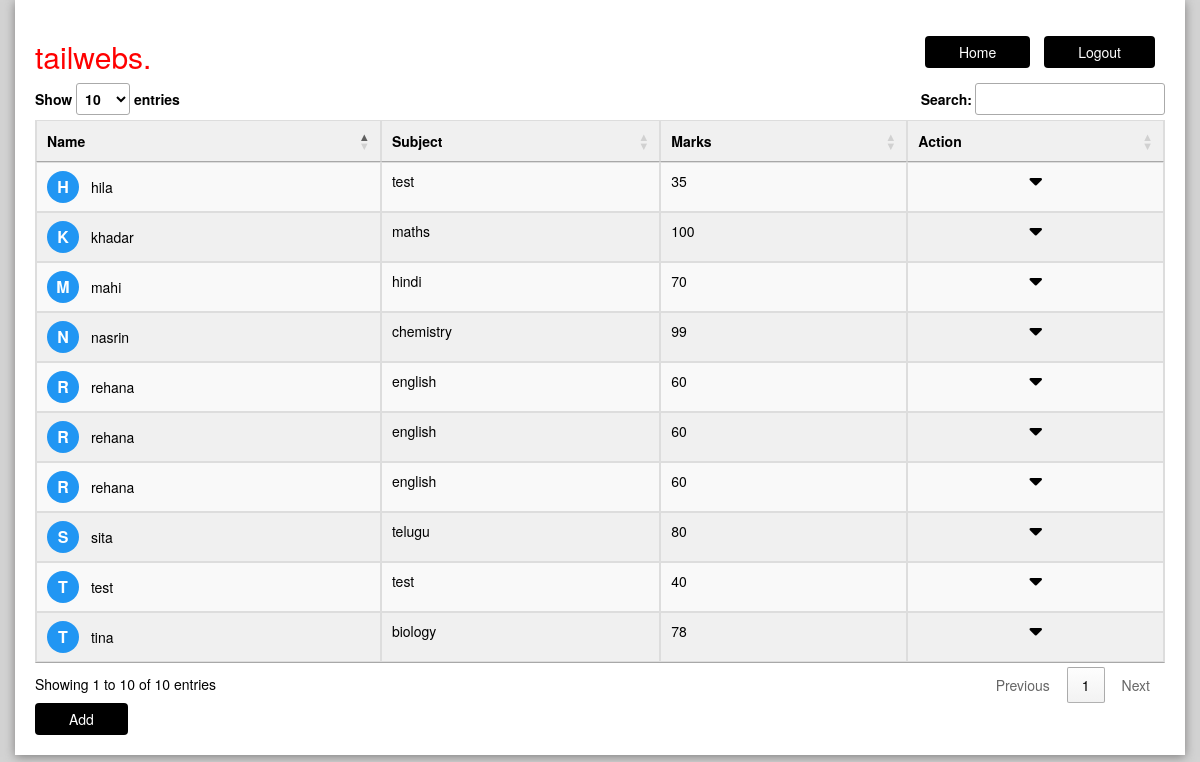
/home.php (signed in), run on the app's committed database.
### tables this page shows
CREATE TABLE `students` (
  `id` int(11) NOT NULL,
  `name` varchar(100) NOT NULL,
  `subject` varchar(100) NOT NULL,
  `marks` int(11) NOT NULL
);

### home.php (the view, shortened to what this page needs)
<?php
include('db.php');
?>
<!DOCTYPE html>
<html>
<head>
    <link rel="stylesheet" href="https://maxcdn.bootstrapcdn.com/bootstrap/3.4.1/css/bootstrap.min.css">
    <link rel="stylesheet" href="//cdn.datatables.net/1.10.20/css/jquery.dataTables.min.css">
    <link rel="stylesheet" href="https://cdnjs.cloudflare.com/ajax/libs/font-awesome/6.6.0/css/all.min.css">
</head>
<body>
    <div class="container">
        <div class="head">
            <h2 style="color:red">tailwebs.</h2>
            <div class="header">
                <button class="btn btn-home-logout" onclick="window.location.href='home.php'">Home</button>
                <button class="btn btn-home-logout" onclick="window.location.href='logout.php'">Logout</button>
            </div>
        </div>
        <table class="table table-bordered table-striped table-hover" id="studentTable">
            <thead>
                <tr>
                    <th class="text-center">Name</th>
                    <th class="text-center">Subject</th>
                    <th class="text-center">Marks</th>
                    <th class="text-center">Action</th>
                </tr>
            </thead>
            <tbody>
                <?php
                $result = $con->query("SELECT * FROM students");
                while ($row = $result->fetch_assoc()) {
                    $initial = strtoupper($row['name'][0]);
                    echo "
                    <tr>
                        <td class='text-left'>
                            <div class='avatar' data-initial='{$initial}'></div>
                            {$row['name']}
                        </td>
                        <td class='text-left'>{$row['subject']}</td>
                        <td class='text-left'>{$row['marks']}</td>
                        <td class='text-center'>
                            <i class='fa fa-caret-down dropdown-icon'></i>
                            <div class='action-buttons'>
                                <button class='btn btn-warning edit-btn' data-toggle='modal' data-target='#editStudentModal'
                                    data-id='{$row['id']}' data-name='{$row['name']}' data-subject='{$row['subject']}' data-marks='{$row['marks']}'
                                    title='Edit'>Edit</button>
                                <button class='btn btn-danger delete-btn' data-toggle='modal' data-target='#deleteStudentModal'
                                    data-id='{$row['id']}' title='Delete'>Delete</button>
                            </div>
                        </td>
                    </tr>
                    ";
                }
                ?>
            </tbody>
        </table>
        <button class="btn btn-primary" type="button" data-toggle="modal" data-target="#addStudentModal">Add</button>
    </div>
</body>
</html>

### home.php (style rules this page uses)
* { margin: 0; padding: 0; box-sizing: border-box; }
body { background-color: #d3d3d3; color: #000; }
.container { padding: 20px; background-color: #fff; box-shadow: 0 2px 10px 0 rgb(127, 126, 126); }
.head { display: flex; justify-content: space-between; align-items: center; }
h2, h4 { color: #000; }
.table { background-color: #f0f0f0; color: #000; }
.table th, .table td { border: 1px solid #ccc; }
.btn { color: #fff; font-size: 14px; background-color: black; padding: 6px 34px; border: none; }
.dropdown-icon { font-size: 20px; cursor: pointer; }
.btn-home-logout { color: #fff; background-color: #000; border: none; margin-right: 10px; }
.avatar { display: inline-block; width: 32px; height: 32px; border-radius: 50%; background-color: #2196f3; color: white; text-align: center; line-height: 32px; font-size: 16px; font-weight: bold; margin-right: 8px; }
.avatar::before { content: attr(data-initial); }

### data on the page
students: name "test", subject "test", marks "40"
students: name "sita", subject "telugu", marks "80"
students: name "khadar", subject "maths", marks "100"
students: name "nasrin", subject "chemistry", marks "99"
students: name "mahi", subject "hindi", marks "70"
students: name "rehana", subject "english", marks "60"
students: name "rehana", subject "english", marks "60"
students: name "rehana", subject "english", marks "60"
students: name "hila", subject "test", marks "35"
students: name "tina", subject "biology", marks "78"
